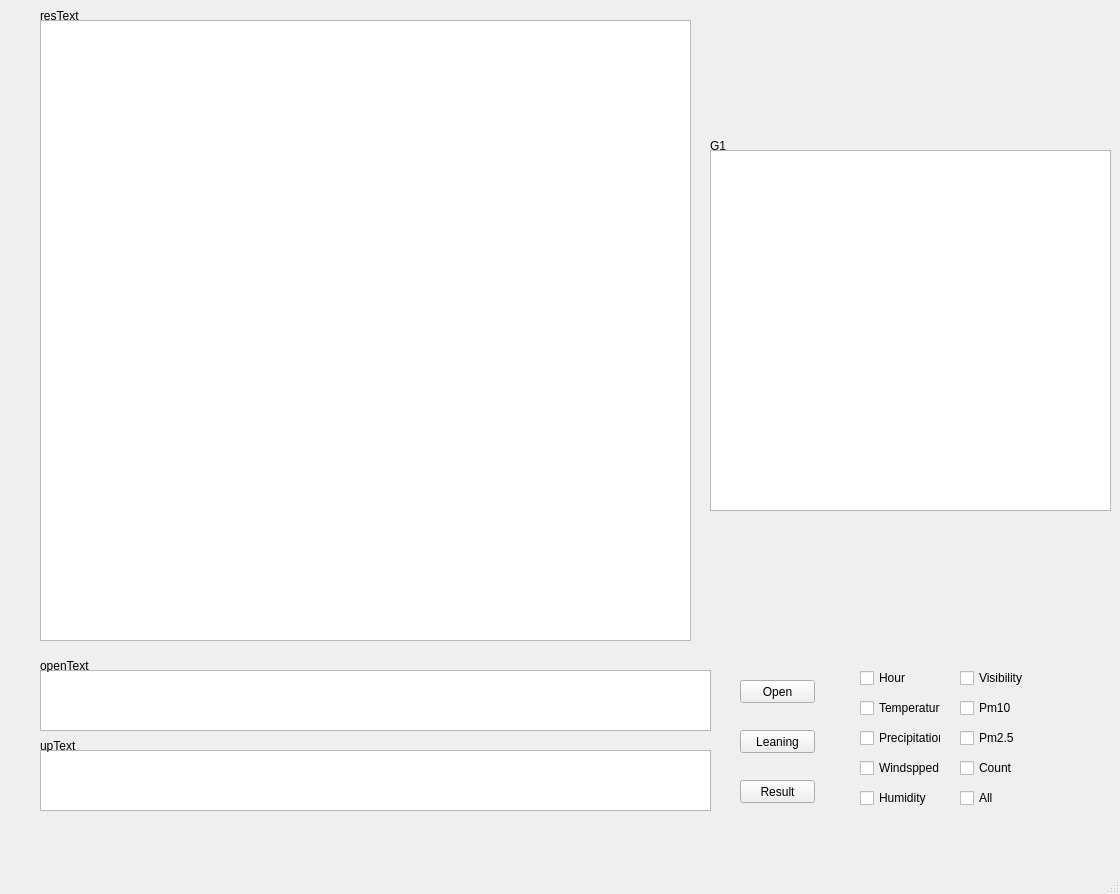
<?xml version="1.0" encoding="UTF-8"?>
<ui version="4.0">
 <class>MainWindow</class>
 <widget class="QMainWindow" name="MainWindow">
  <property name="geometry">
   <rect>
    <x>0</x>
    <y>0</y>
    <width>1120</width>
    <height>894</height>
   </rect>
  </property>
  <property name="windowTitle">
   <string>MainWindow</string>
  </property>
  <widget class="QWidget" name="centralwidget">
   <widget class="QPushButton" name="openBtn">
    <property name="geometry">
     <rect>
      <x>740</x>
      <y>680</y>
      <width>75</width>
      <height>23</height>
     </rect>
    </property>
    <property name="text">
     <string>Open</string>
    </property>
   </widget>
   <widget class="QTextEdit" name="openText">
    <property name="geometry">
     <rect>
      <x>40</x>
      <y>670</y>
      <width>671</width>
      <height>61</height>
     </rect>
    </property>
   </widget>
   <widget class="QListView" name="upText">
    <property name="geometry">
     <rect>
      <x>40</x>
      <y>750</y>
      <width>671</width>
      <height>61</height>
     </rect>
    </property>
   </widget>
   <widget class="QPushButton" name="leaBtn">
    <property name="geometry">
     <rect>
      <x>740</x>
      <y>730</y>
      <width>75</width>
      <height>23</height>
     </rect>
    </property>
    <property name="text">
     <string>Leaning</string>
    </property>
   </widget>
   <widget class="QPushButton" name="actBtn">
    <property name="geometry">
     <rect>
      <x>740</x>
      <y>780</y>
      <width>75</width>
      <height>23</height>
     </rect>
    </property>
    <property name="text">
     <string>Result</string>
    </property>
   </widget>
   <widget class="QListView" name="G1">
    <property name="geometry">
     <rect>
      <x>710</x>
      <y>150</y>
      <width>401</width>
      <height>361</height>
     </rect>
    </property>
   </widget>
   <widget class="QListView" name="resText">
    <property name="geometry">
     <rect>
      <x>40</x>
      <y>20</y>
      <width>651</width>
      <height>621</height>
     </rect>
    </property>
   </widget>
   <widget class="QCheckBox" name="hrChk">
    <property name="geometry">
     <rect>
      <x>860</x>
      <y>670</y>
      <width>81</width>
      <height>16</height>
     </rect>
    </property>
    <property name="text">
     <string>Hour</string>
    </property>
   </widget>
   <widget class="QCheckBox" name="tempChk">
    <property name="geometry">
     <rect>
      <x>860</x>
      <y>700</y>
      <width>81</width>
      <height>16</height>
     </rect>
    </property>
    <property name="text">
     <string>Temperature</string>
    </property>
   </widget>
   <widget class="QCheckBox" name="preChk">
    <property name="geometry">
     <rect>
      <x>860</x>
      <y>730</y>
      <width>81</width>
      <height>16</height>
     </rect>
    </property>
    <property name="text">
     <string>Precipitation</string>
    </property>
   </widget>
   <widget class="QCheckBox" name="windChk">
    <property name="geometry">
     <rect>
      <x>860</x>
      <y>760</y>
      <width>81</width>
      <height>16</height>
     </rect>
    </property>
    <property name="text">
     <string>Windspped</string>
    </property>
   </widget>
   <widget class="QCheckBox" name="humiChk">
    <property name="geometry">
     <rect>
      <x>860</x>
      <y>790</y>
      <width>81</width>
      <height>16</height>
     </rect>
    </property>
    <property name="text">
     <string>Humidity</string>
    </property>
   </widget>
   <widget class="QCheckBox" name="cntChk">
    <property name="geometry">
     <rect>
      <x>960</x>
      <y>760</y>
      <width>81</width>
      <height>16</height>
     </rect>
    </property>
    <property name="text">
     <string>Count</string>
    </property>
   </widget>
   <widget class="QCheckBox" name="visiChk">
    <property name="geometry">
     <rect>
      <x>960</x>
      <y>670</y>
      <width>81</width>
      <height>16</height>
     </rect>
    </property>
    <property name="text">
     <string>Visibility</string>
    </property>
   </widget>
   <widget class="QCheckBox" name="pm10Chk">
    <property name="geometry">
     <rect>
      <x>960</x>
      <y>700</y>
      <width>81</width>
      <height>16</height>
     </rect>
    </property>
    <property name="text">
     <string>Pm10</string>
    </property>
   </widget>
   <widget class="QCheckBox" name="pm25Chk">
    <property name="geometry">
     <rect>
      <x>960</x>
      <y>730</y>
      <width>81</width>
      <height>16</height>
     </rect>
    </property>
    <property name="text">
     <string>Pm2.5</string>
    </property>
   </widget>
   <widget class="QLabel" name="label">
    <property name="geometry">
     <rect>
      <x>40</x>
      <y>10</y>
      <width>56</width>
      <height>12</height>
     </rect>
    </property>
    <property name="text">
     <string>resText</string>
    </property>
   </widget>
   <widget class="QLabel" name="label_2">
    <property name="geometry">
     <rect>
      <x>40</x>
      <y>660</y>
      <width>56</width>
      <height>12</height>
     </rect>
    </property>
    <property name="text">
     <string>openText</string>
    </property>
   </widget>
   <widget class="QLabel" name="label_3">
    <property name="geometry">
     <rect>
      <x>40</x>
      <y>740</y>
      <width>56</width>
      <height>12</height>
     </rect>
    </property>
    <property name="text">
     <string>upText</string>
    </property>
   </widget>
   <widget class="QCheckBox" name="allChk">
    <property name="geometry">
     <rect>
      <x>960</x>
      <y>790</y>
      <width>81</width>
      <height>16</height>
     </rect>
    </property>
    <property name="text">
     <string>All</string>
    </property>
   </widget>
   <widget class="QLabel" name="label_4">
    <property name="geometry">
     <rect>
      <x>710</x>
      <y>140</y>
      <width>56</width>
      <height>12</height>
     </rect>
    </property>
    <property name="text">
     <string>G1</string>
    </property>
   </widget>
  </widget>
  <widget class="QMenuBar" name="menubar">
   <property name="geometry">
    <rect>
     <x>0</x>
     <y>0</y>
     <width>1120</width>
     <height>21</height>
    </rect>
   </property>
  </widget>
  <widget class="QStatusBar" name="statusbar"/>
 </widget>
 <resources/>
 <connections/>
</ui>
